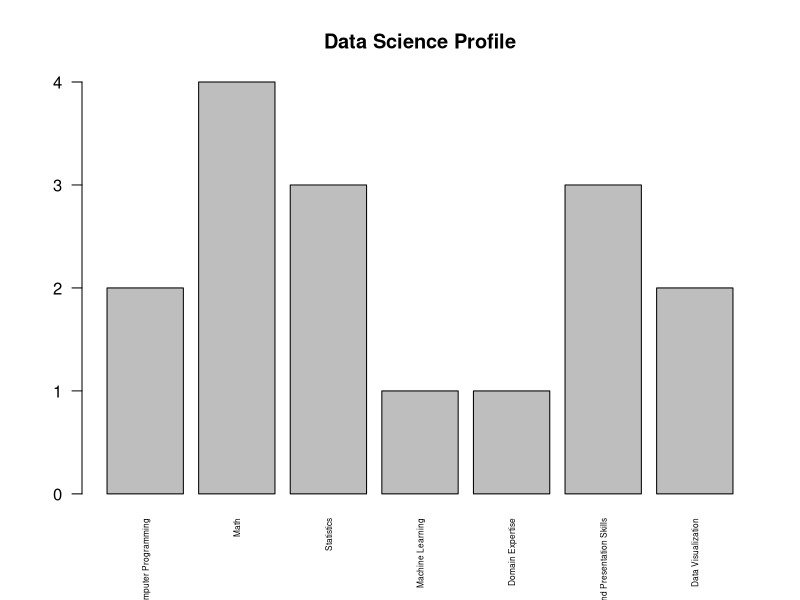

This figure's R source:
## ---- chunk 1
Categories <- c("Computer Programming", "Math", "Statistics", "Machine Learning", "Domain Expertise", "Communication and Presentation Skills", "Data Visualization")
Ranking <- c(2,4,3,1,1,3,2)
dataframe <- data.frame(Categories,Ranking)
#View(dataframe)
par(las=2)
barplot(Ranking, main="Data Science Profile", names.arg=Categories, cex.names=0.5)

